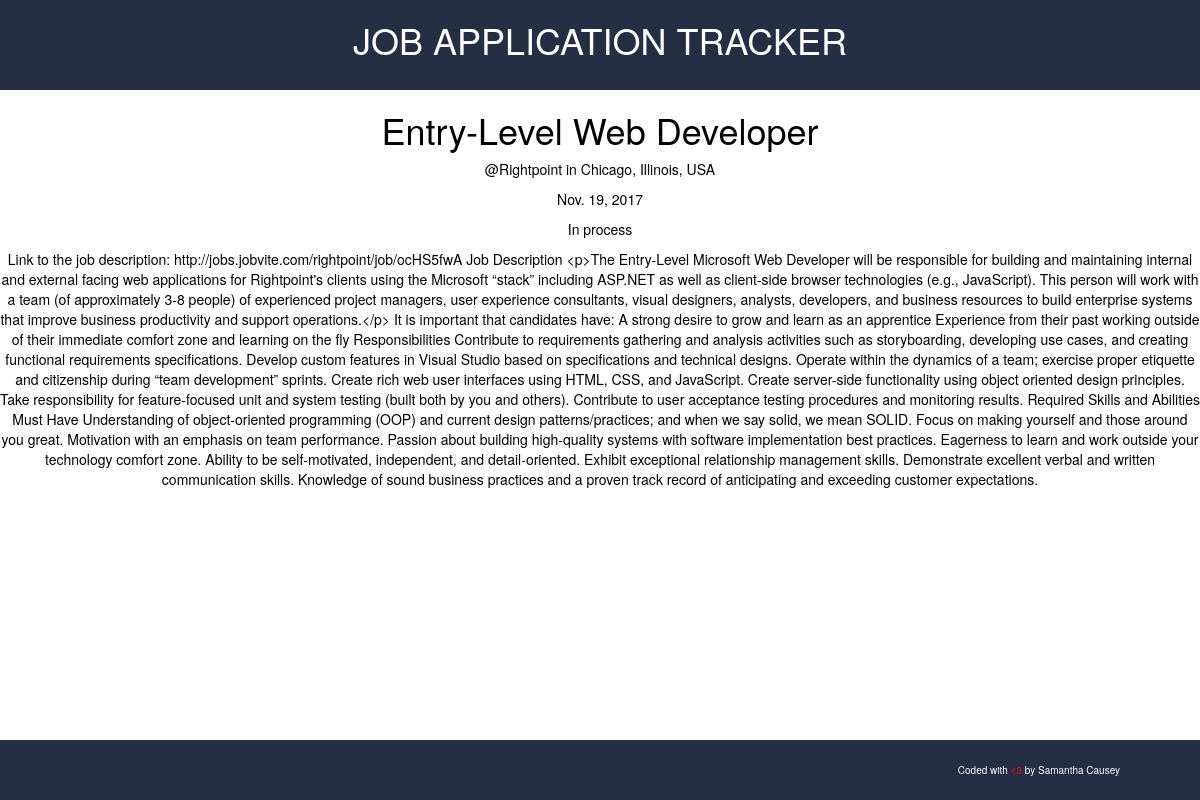
Screenshot of /jobapp/15/ with the database file from the repository.
### applications/models.py (models this page shows, shortened)
class Application(models.Model):
    company = models.CharField(max_length=200)
    position = models.CharField(max_length=200)
    location = models.CharField(max_length=200)
    date_applied = models.DateField(default=datetime.date.today)
    status = models.CharField(max_length=200)
    notes = models.TextField()

### applications/views.py (the view)
# urls.py: url(r'^jobapp/(?P<pk>\d+)/$', views.application_detail, name='application_detail'),
def application_detail(request, pk):
    application = get_object_or_404(Application, pk=pk)
    return render(request, 'applications/application_detail.html', {'application': application})

### applications/templates/applications/application_detail.html
{% extends 'applications/base.html' %}
{% block content %}
  <div class="job-app">
    <h1>{{ application.position }}</h1>
    <p>@{{ application.company }} in {{ application.location }}</p>
    <p>{{ application.date_applied }}</p>
    <p>{{ application.status }}</p>
    <p>{{ application.notes }}</p>
  </div>
{% endblock %}

### applications/static/css/base.css (style rules this page uses)
* { padding: 0; margin: 0; color: black; }
body { background-color: white; }
.job-app { text-align: center; }

### rows the page displays
Application: position "Entry-Level Web Developer", company "Rightpoint", location "Chicago, Illinois, USA", date_applied "Nov. 19, 2017", status "In process", notes "Link to the job description: http://jobs.jobvite.com/rightpoint/job/ocHS5fwA Job Description <p>The Entry-Level Microsoft Web Developer will be responsible for building and maintaining internal and external facing web applications for Rightpoint's clients using the Microsoft “stack” including ASP.NET as well as client-side browser technologies (e.g., JavaScript). This person will work with a team (of approximately 3-8 people) of experienced project managers, user experience consultants, visual designers, analysts, developers, and business resources to build enterprise systems that improve business productivity and support operations.</p> It is important that candidates have: A strong desire…"
